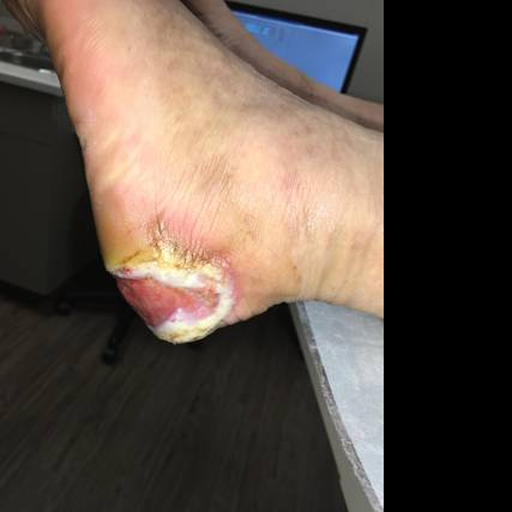
#> input picture dataset/images/train_images/fusc_0002.png, 512 x 512 px, found by its file name
$ python segmentation_model.py
#> lines starting #> are read from the running program, lines starting #| are printed output that depends on the picture; after the words box and inside, x2 and y2 are one past the last pixel; in counts of white or black regions, pixels touching at a corner belong together
# =========================================================
# SEGMENTATION MODULE (CLASSICAL CV BASELINE)
# =========================================================

import cv2
import numpy as np
import matplotlib.pyplot as plt

# =========================================================
# LOAD FUNCTIONS
# =========================================================

def load_image(path):
    img = cv2.imread(str(path))
    img = cv2.cvtColor(img, cv2.COLOR_BGR2RGB)
    return img


def load_mask(path):
    mask = cv2.imread(str(path), cv2.IMREAD_GRAYSCALE)
    return mask

# =========================================================
# PREPROCESS MASK (ENSURE CLEAN BINARY)
# =========================================================

def binarize_mask(mask):
    _, binary = cv2.threshold(mask, 127, 255, cv2.THRESH_BINARY)
    return binary

# =========================================================
# CONTOUR EXTRACTION
# =========================================================

def extract_contours(mask):
    """
    Extract wound boundary contours.
    """
    contours, _ = cv2.findContours(
        mask,
        cv2.RETR_EXTERNAL,
        cv2.CHAIN_APPROX_SIMPLE
    )
    return contours

# =========================================================
# AREA CALCULATION
# =========================================================

def compute_wound_area(mask):
    """
    Returns wound area in pixels and percentage.
    """
    wound_pixels = np.sum(mask > 0)
    total_pixels = mask.shape[0] * mask.shape[1]

    area_percent = (wound_pixels / total_pixels) * 100

    return wound_pixels, area_percent

# =========================================================
# PERIMETER CALCULATION
# =========================================================

def compute_perimeter(contours):
    """
    Compute total boundary length.
    """
    perimeter = 0

    for cnt in contours:
        perimeter += cv2.arcLength(cnt, True)

    return perimeter

# =========================================================
# VISUALIZATION
# =========================================================

def show_segmentation(image, mask, contours):
    """
    Overlay contour on image.
    """
    overlay = image.copy()

    cv2.drawContours(
        overlay,
        contours,
        -1,
        (255, 0, 0),  # red boundary
        2
    )

    _, ax = plt.subplots(1, 3, figsize=(15, 5))

    ax[0].imshow(image)
    ax[0].set_title("Original Image")
    ax[0].axis("off")

    ax[1].imshow(mask, cmap="gray")
    ax[1].set_title("Mask")
    ax[1].axis("off")

    ax[2].imshow(overlay)
    ax[2].set_title("Contour Overlay")
    ax[2].axis("off")

    plt.tight_layout()
    plt.show()

# =========================================================
# FULL PIPELINE FUNCTION
# =========================================================

def run_segmentation(image_path, mask_path):
    """
    End-to-end segmentation analysis.
    """

    # Load
    image = load_image(image_path)
#> in load_image, img is the input picture: shape (512, 512, 3); mean B, G, R 69, 78.3, 91.2
    mask = load_mask(mask_path)
#> in load_mask, `mask = cv2.imread(str(path), cv2.IMREAD_GRAYSCALE)`:
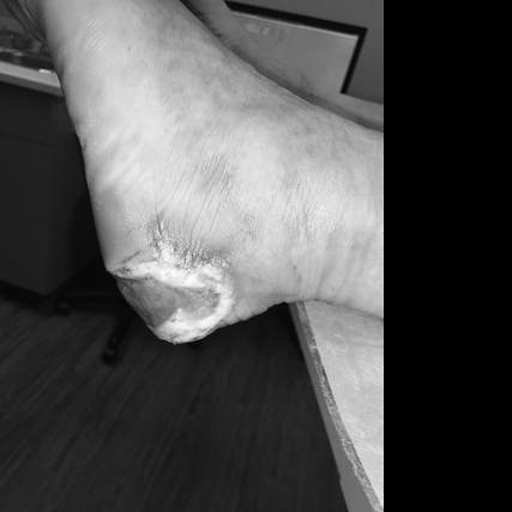
#> mask: shape (512, 512); min 0, max 253, mean 80.6

    # Ensure binary mask
    mask = binarize_mask(mask)
#> in binarize_mask, `_, binary = cv2.threshold(mask, 127, 255, cv2.THRESH_BINARY)`:
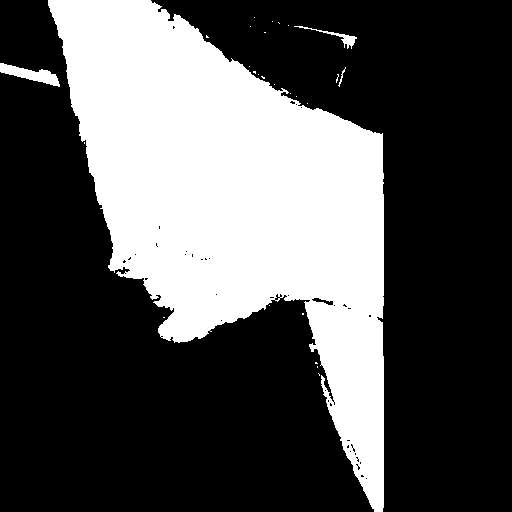
#> binary: shape (512, 512); 32.5% white; 27 white regions (23 under 20 px)

    # Contours
    contours = extract_contours(mask)
#> in extract_contours, `contours, _ = cv2.findContours( mask, cv2.RETR_EXTERNAL, cv2.CHAIN_APP..`: contours = 27 contours, 24 with area under 20; largest, box (x1, y1, x2, y2) and area: (48, 0, 384, 512) 83582, (0, 63, 60, 87) 546, (294, 26, 357, 49) 148

    # Metrics
    area_px, area_percent = compute_wound_area(mask)
#> in compute_wound_area, `wound_pixels = np.sum(mask > 0)`: wound_pixels = 85181
#> in compute_wound_area, `area_percent = (wound_pixels / total_pixels) * 100`: area_percent = 32.49
#> area_px = 85181; area_percent = 32.49
    perimeter = compute_perimeter(contours)
#> the loop in compute_perimeter, `for cnt in contours:` made 27 passes
#> (cnt, perimeter) on passes 1, 2, 3, 4, 5, 6, 7, 8, 9, 10, 11, 14: ([[318, 373], [319, 374], [319, 375], [319, 374]], 4.83), ([[317, 366], [317, 367]], 6.83), ([[315, 362], [315, 363], [317, 363], [316, 362]], 12.24), ([[163, 317], [164, 317]], 14.24), ([[302, 313], [302, 314], [303, 314], [303, 313]], 18.24), ([[269, 305]], 18.24), ([[84, 142], [84, 143]], 20.24), ([[307, 103]], 20.24), ([[296, 96]], 20.24), ([[290, 93]], 20.24), ([[274, 84]], 20.24), ([[258, 74]], 47.56)
#> perimeter on passes 12, 13, 15, 16, 18, 21: 28.49, 47.56, 54.97, 99.6, 249.7, 426.8
#> after the loop in compute_perimeter, `for cnt in contours:`: perimeter = 2397.3
#> perimeter = 2397.3

    # Output
    print("\n================ SEGMENTATION RESULTS ================\n")
    print(f"Wound Area (pixels): {area_px}")
#| Wound Area (pixels): 85181
    print(f"Wound Area (%): {area_percent:.2f}%")
#| Wound Area (%): 32.49%
    print(f"Perimeter: {perimeter:.2f}")
#| Perimeter: 2397.30
    print("\n======================================================\n")

    # Visualization
    show_segmentation(image, mask, contours)
#> in show_segmentation, `cv2.drawContours( overlay, contours, -1, (255, 0, 0),`:
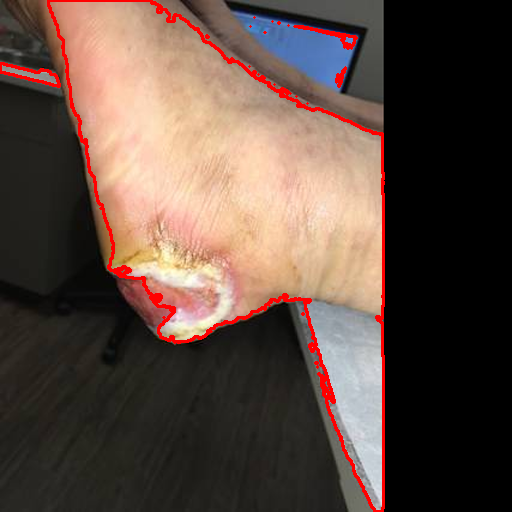
#> overlay: shape (512, 512, 3); mean R, G, B 94.1, 74.8, 65.8
#> in show_segmentation, `plt.show()`:
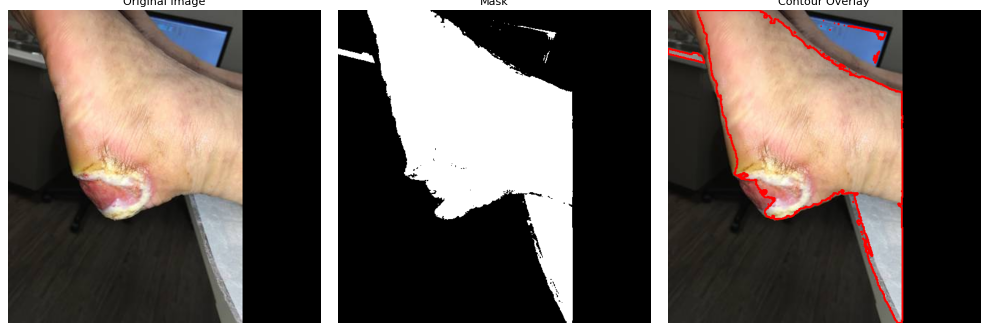
#> figure drawn by matplotlib, 3 panels

    return {
        "area_px": area_px,
        "area_percent": area_percent,
        "perimeter": perimeter
    }

# =========================================================
# TEST RUN
# =========================================================

if __name__ == "__main__":

    image_path = "dataset/raw_images/train_images/fusc_0002.png"
    mask_path = "dataset/masks/train_masks/fusc_0002.png"

    run_segmentation(image_path, mask_path)

$ run again, with dataset/images/train_images/fusc_0003.png copied over dataset/images/train_images/fusc_0002.png
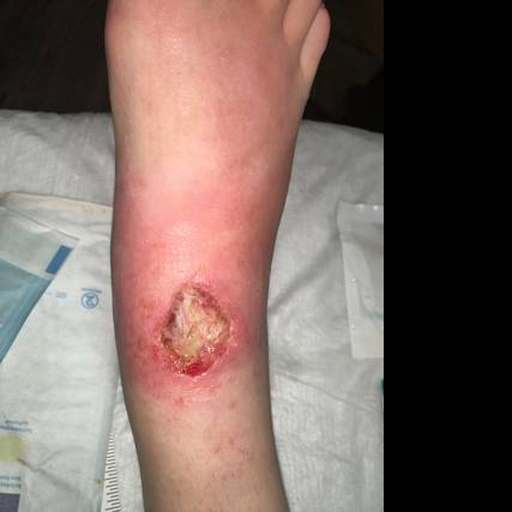
#> input picture dataset/images/train_images/fusc_0003.png, 512 x 512 px, found by its file name
#> in load_image, img is the input picture: shape (512, 512, 3); mean B, G, R 99, 105.3, 125
#> in binarize_mask, `_, binary = cv2.threshold(mask, 127, 255, cv2.THRESH_BINARY)`:
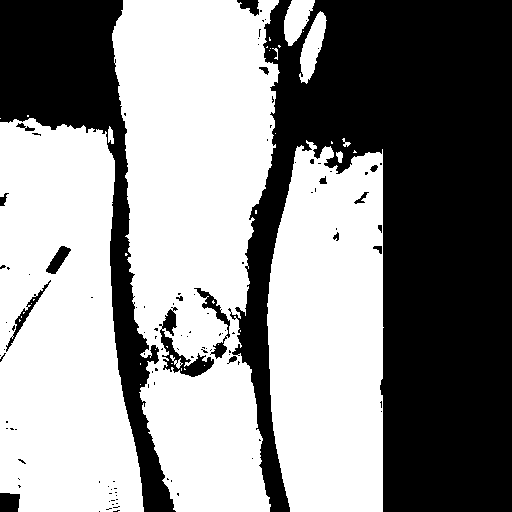
#> binary: shape (512, 512); 55.9% white; 114 black regions (95 under 20 px)
#> in extract_contours, `contours, _ = cv2.findContours( mask, cv2.RETR_EXTERNAL, cv2.CHAIN_APP..`: contours = 26 contours, 18 with area under 20; largest, box (x1, y1, x2, y2) and area: (112, 0, 280, 512) 62744, (0, 118, 144, 512) 45418, (267, 140, 384, 512) 37424, (299, 11, 327, 84) 927, (284, 0, 315, 46) 827, (108, 126, 114, 144) 56, (336, 151, 343, 163) 42, (342, 138, 351, 147) 20
#> wound_pixels = 146559
#> in compute_wound_area, `area_percent = (wound_pixels / total_pixels) * 100`: area_percent = 55.91
#> in run_segmentation, `area_px, area_percent = compute_wound_area(mask)`: area_px = 146559; area_percent = 55.91
#> the loop in compute_perimeter, `for cnt in contours:` made 26 passes
#> (cnt, perimeter) on passes 1, 2, 3, 4, 6, 8, 9: ([[140, 384]], 0), ([[140, 363], [140, 364]], 2), ([[155, 349]], 2), ([[240, 330], [240, 331]], 4), ([[255, 210], [255, 213], [256, 213], [256, 210]], 18.83), ([[354, 150], [354, 151], [353, 152], [356, 152]], 57.8), ([[331, 141], [331, 143], [332, 143], [332, 142]], 63.21)
#> after the loop in compute_perimeter, `for cnt in contours:`: perimeter = 4493.8
#| Wound Area (pixels): 146559
#| Wound Area (%): 55.91%
#| Perimeter: 4493.76
#> overlay: shape (512, 512, 3); mean R, G, B 129.8, 99.1, 93.2
#> in show_segmentation, `plt.show()`:
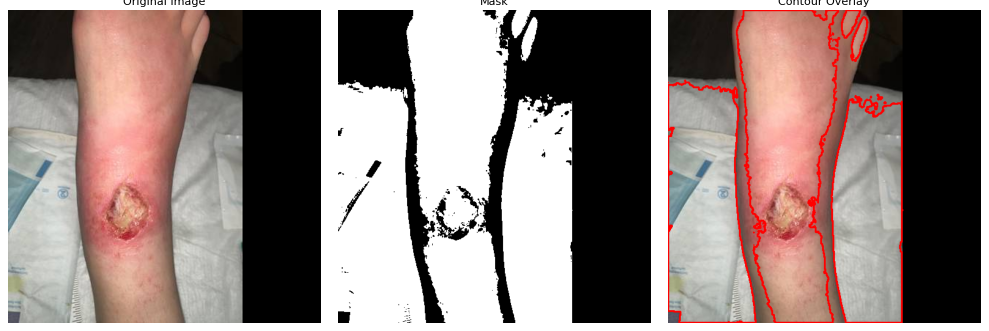
#> figure drawn by matplotlib, 3 panels

$ run again, with dataset/images/train_images/fusc_0006.png copied over dataset/images/train_images/fusc_0002.png
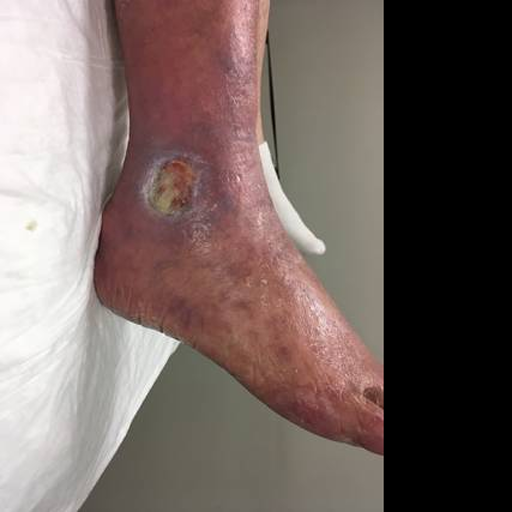
#> input picture dataset/images/train_images/fusc_0006.png, 512 x 512 px, found by its file name
#> in load_image, img is the input picture: shape (512, 512, 3); mean B, G, R 97.3, 101.5, 115.9
#> in binarize_mask, `_, binary = cv2.threshold(mask, 127, 255, cv2.THRESH_BINARY)`:
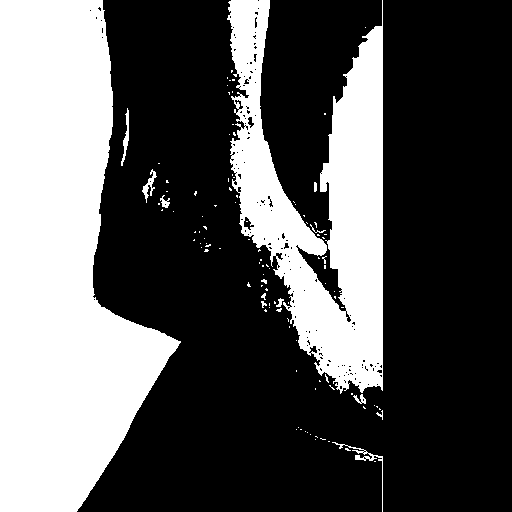
#> binary: shape (512, 512); 34.5% white; 110 white regions (97 under 20 px)
#> in extract_contours, `contours, _ = cv2.findContours( mask, cv2.RETR_EXTERNAL, cv2.CHAIN_APP..`: contours = 109 contours, 101 with area under 20; largest, box (x1, y1, x2, y2) and area: (0, 0, 181, 512) 58302, (227, 0, 383, 394) 30003, (121, 108, 129, 166) 112, (142, 169, 157, 203) 108, (332, 442, 383, 512) 104, (353, 394, 366, 404) 44, (160, 195, 170, 208) 44, (276, 298, 284, 307) 22
#> wound_pixels = 90502
#> in compute_wound_area, `area_percent = (wound_pixels / total_pixels) * 100`: area_percent = 34.52
#> in run_segmentation, `area_px, area_percent = compute_wound_area(mask)`: area_px = 90502; area_percent = 34.52
#> the loop in compute_perimeter, `for cnt in contours:` made 109 passes
#> (cnt, perimeter) on passes 1, 4, 5, 7, 8, 9, 10: ([[374, 461], [375, 461]], 2), ([[328, 441], [329, 441]], 336.5), ([[315, 439]], 336.5), ([[315, 436], [316, 436], [317, 437], [316, 436]], 352.2), ([[310, 434]], 352.2), ([[307, 432]], 352.2), ([[305, 431]], 352.2)
#> after the loop in compute_perimeter, `for cnt in contours:`: perimeter = 4761.7
#| Wound Area (pixels): 90502
#| Wound Area (%): 34.52%
#| Perimeter: 4761.65
#> overlay: shape (512, 512, 3); mean R, G, B 120.6, 94.8, 91
#> in show_segmentation, `plt.show()`:
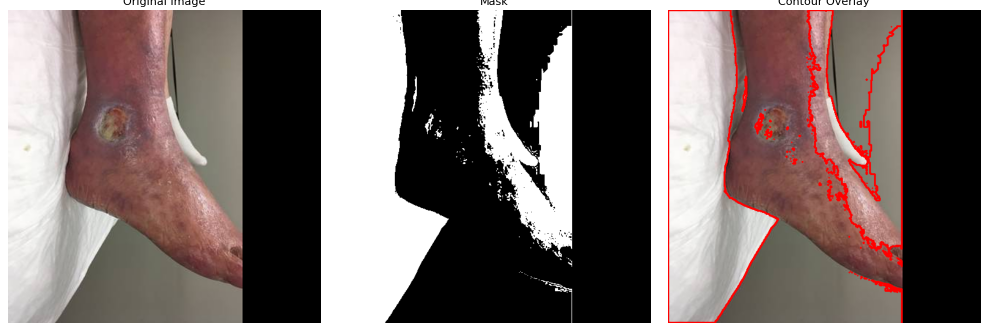
#> figure drawn by matplotlib, 3 panels

$ run again, with dataset/images/train_images/fusc_0008.png copied over dataset/images/train_images/fusc_0002.png
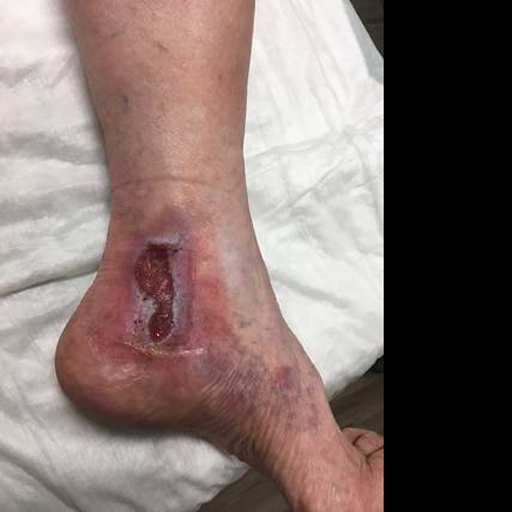
#> input picture dataset/images/train_images/fusc_0008.png, 512 x 512 px, found by its file name
#> in load_image, img is the input picture: shape (512, 512, 3); mean B, G, R 109.7, 113.6, 130.2
#> in binarize_mask, `_, binary = cv2.threshold(mask, 127, 255, cv2.THRESH_BINARY)`:
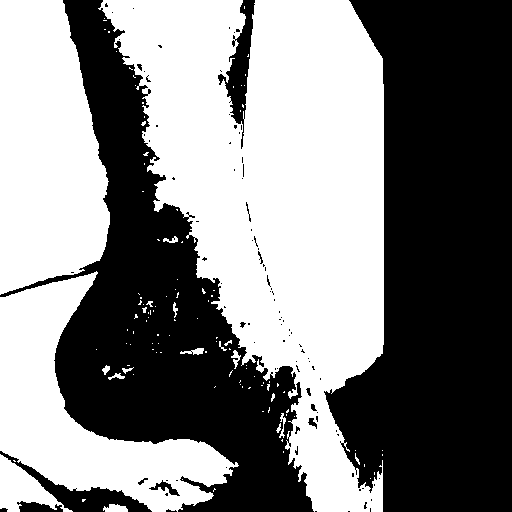
#> binary: shape (512, 512); 50.6% white; 97 black regions (81 under 20 px)
#> in extract_contours, `contours, _ = cv2.findContours( mask, cv2.RETR_EXTERNAL, cv2.CHAIN_APP..`: contours = 116 contours, 103 with area under 20; largest, box (x1, y1, x2, y2) and area: (98, 0, 384, 512) 81966, (0, 0, 110, 295) 25361, (0, 271, 239, 512) 21090, (0, 454, 73, 512) 1728, (103, 504, 128, 512) 122
#> wound_pixels = 132660
#> in compute_wound_area, `area_percent = (wound_pixels / total_pixels) * 100`: area_percent = 50.61
#> in run_segmentation, `area_px, area_percent = compute_wound_area(mask)`: area_px = 132660; area_percent = 50.61
#> the loop in compute_perimeter, `for cnt in contours:` made 116 passes
#> (cnt, perimeter) on passes 2, 4, 5, 6, 7, 8, 9, 12: ([[82, 499], [82, 501], [83, 501], [85, 499]], 72.63), ([[182, 479]], 80.87), ([[370, 478]], 80.87), ([[374, 472], [374, 474]], 84.87), ([[364, 464], [364, 466]], 88.87), ([[13, 460], [14, 461], [15, 461], [14, 460]], 93.7), ([[382, 454], [382, 455]], 95.7), ([[283, 451], [283, 452]], 399.8)
#> after the loop in compute_perimeter, `for cnt in contours:`: perimeter = 5882.6
#| Wound Area (pixels): 132660
#| Wound Area (%): 50.61%
#| Perimeter: 5882.58
#> overlay: shape (512, 512, 3); mean R, G, B 136.3, 105.5, 101.9
#> in show_segmentation, `plt.show()`:
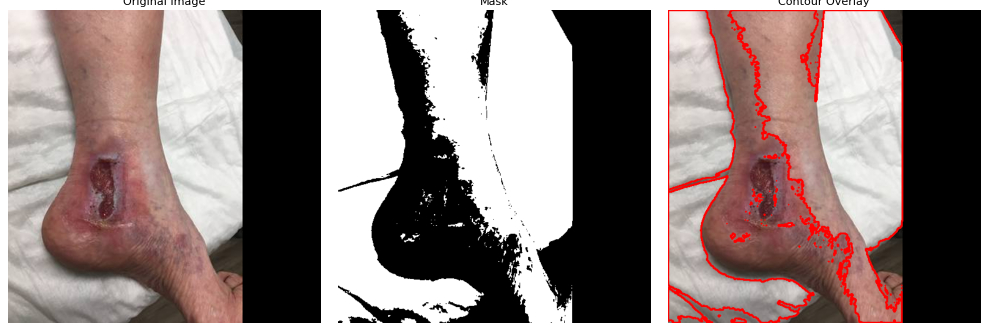
#> figure drawn by matplotlib, 3 panels
